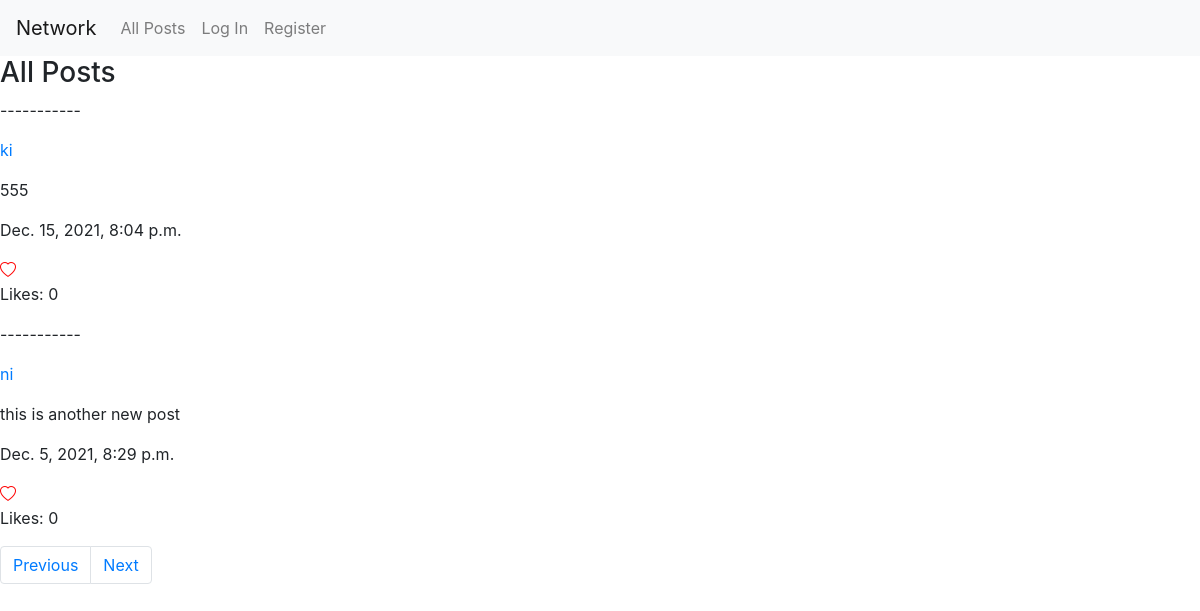
Before: /?page=2 with the older database file.
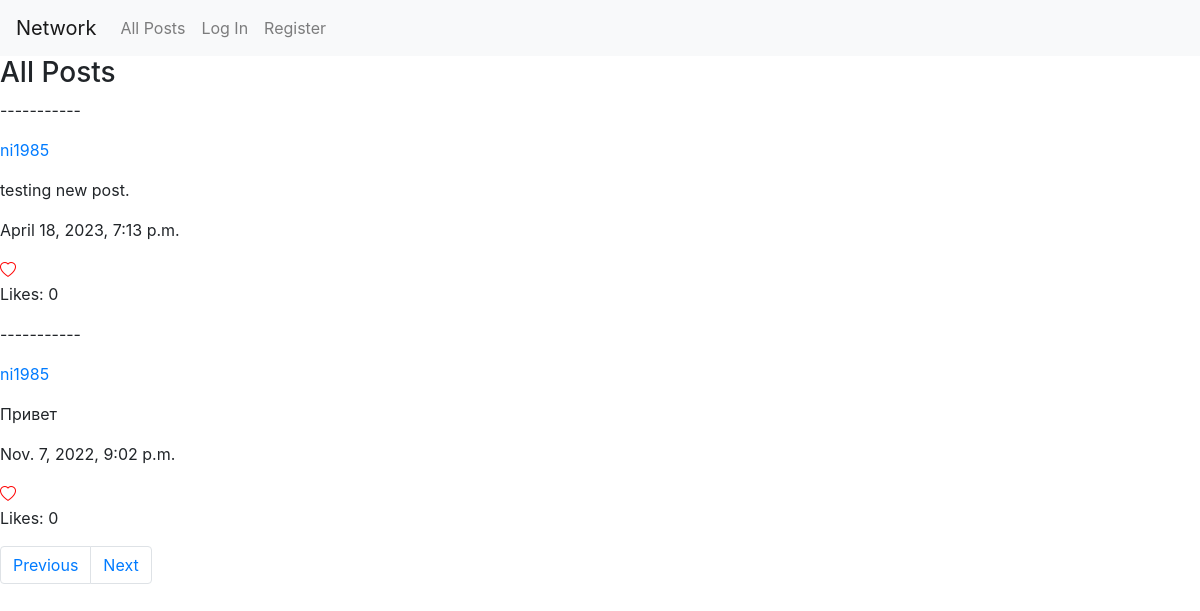
After: the same page with the newer database file.
### network/models.py (models this page shows, shortened)
class Post(models.Model):
    creator = models.ForeignKey(
        User,
        on_delete = models.CASCADE)
    post_text = models.TextField()
    post_time = models.DateTimeField(auto_now_add=True)
    likes = models.ManyToManyField(
        User,
        blank = True,
        related_name = 'Likes'
    )

class User(AbstractUser):
    pass

### network/views.py (the view)
# urls.py: path("", views.index, name="index"),
def index(request):
    if request.user.is_active:
        if request.method == "POST":
            new_post = PostForm(request.POST)
            if new_post.is_valid():
                post = new_post.save(commit=False)
                post.creator = request.user
                post.save()
            return HttpResponseRedirect(reverse('index'))
        else:
            new_post_form = PostForm()
    else:
        new_post_form = None
    posts = Post.objects.select_related('creator').order_by('-post_time')
    page_number = request.GET.get('page')
    paginator = Paginator(posts, per_page = 2)
    page_obj = paginator.get_page(page_number)
    return render(request, "network/index.html", {
        'new_post': new_post_form,
        'posts': page_obj
    })

### network/templates/network/index.html (shortened to what this page needs)
{% extends "network/layout.html" %}
{% load crispy_forms_tags %}
{% load static %}
{% block body %}
    <h3>All Posts</h3>
    <div>
        {% for post in posts %}
        <div>
            <p>-----------</p>
            <a href="/profile/{{ post.creator }}" id="post-creator-{{ post.id }}"><p>{{ post.creator }}</p></a>
            <p id="post-text-{{ post.id }}">{{ post.post_text }}</p>
            <p>{{ post.post_time }}</p>
            {% if user in post.likes.all %}
                <i class="bi bi-heart-fill heart" like-id="{{ post.id }}"></i>
            {% else %}
                <i class="bi bi-heart heart" like-id="{{ post.id }}"></i>
            {% endif %}
            <p>Likes: {{ post.likes.count }}</p>
        </div>
        {% endfor %}
    </div>
    <nav aria-label="Page navigation">
        <ul class="pagination">
        {% if posts.has_previous %}
            <li class="page-item"><a class="page-link" href="?page={{ posts.previous_page_number }}">Previous</a></li>
        {% endif %}
        {% if posts.has_next %}
            <li class="page-item"><a class="page-link" href="?page={{ posts.next_page_number }}">Next</a></li>
        {% endif %}
        </ul>
    </nav>
{% endblock %}

Changed rows visible on the page:
no longer on this page (row unchanged): Post: creator "ki", post_text "555", post_time "Dec. 15, 2021, 8:04 p.m.", likes.count "0"
no longer on this page (row unchanged): Post: creator "ni", post_text "this is another new post", post_time "Dec. 5, 2021, 8:29 p.m.", likes.count "0"
added Post: creator "ni1985", post_text "testing new post.", post_time "April 18, 2023, 7:13 p.m.", likes.count "0"
now on this page (row unchanged): Post: creator "ni1985", post_text "Привет", post_time "Nov. 7, 2022, 9:02 p.m.", likes.count "0"
